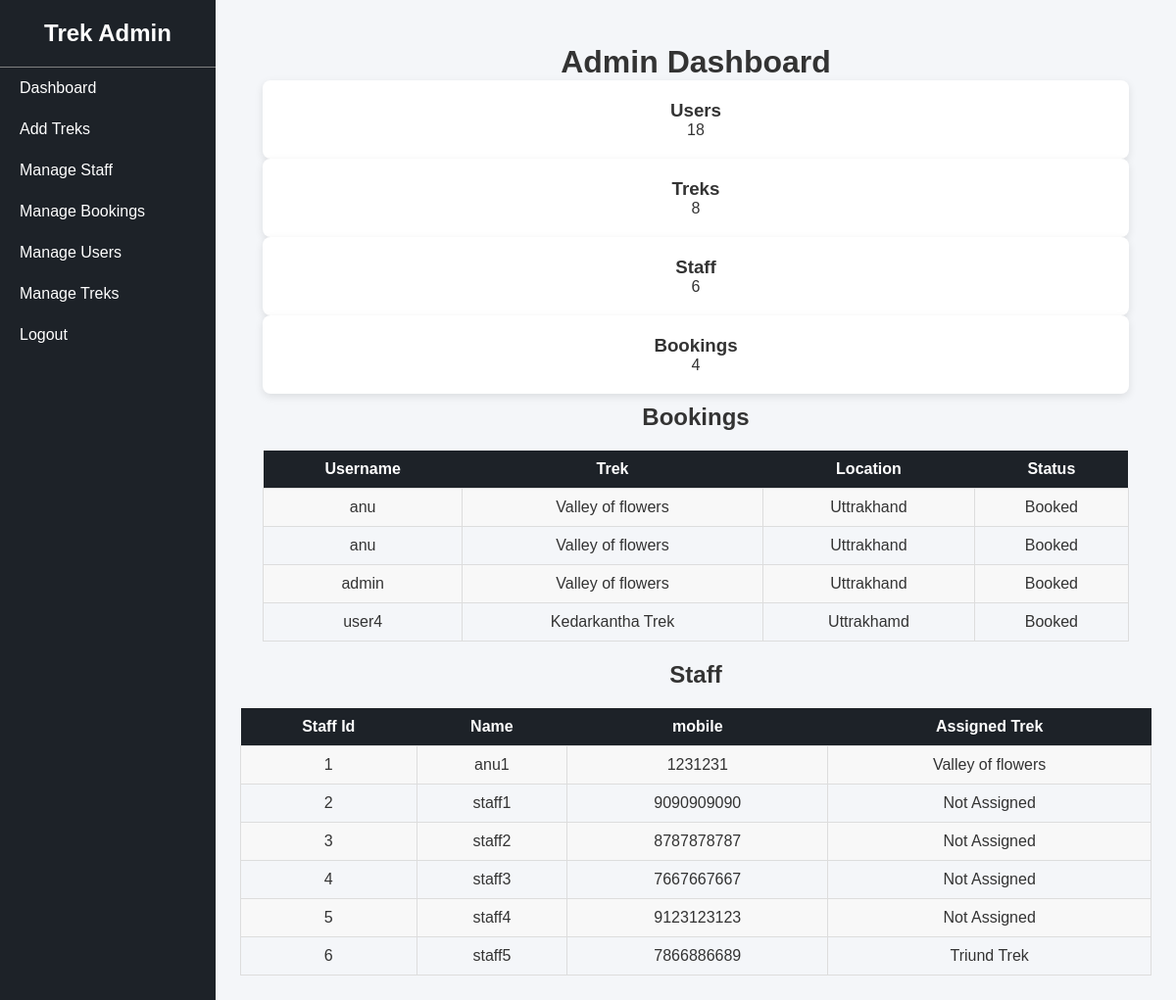
The app's page /admin_dashboard (signed in), older data.
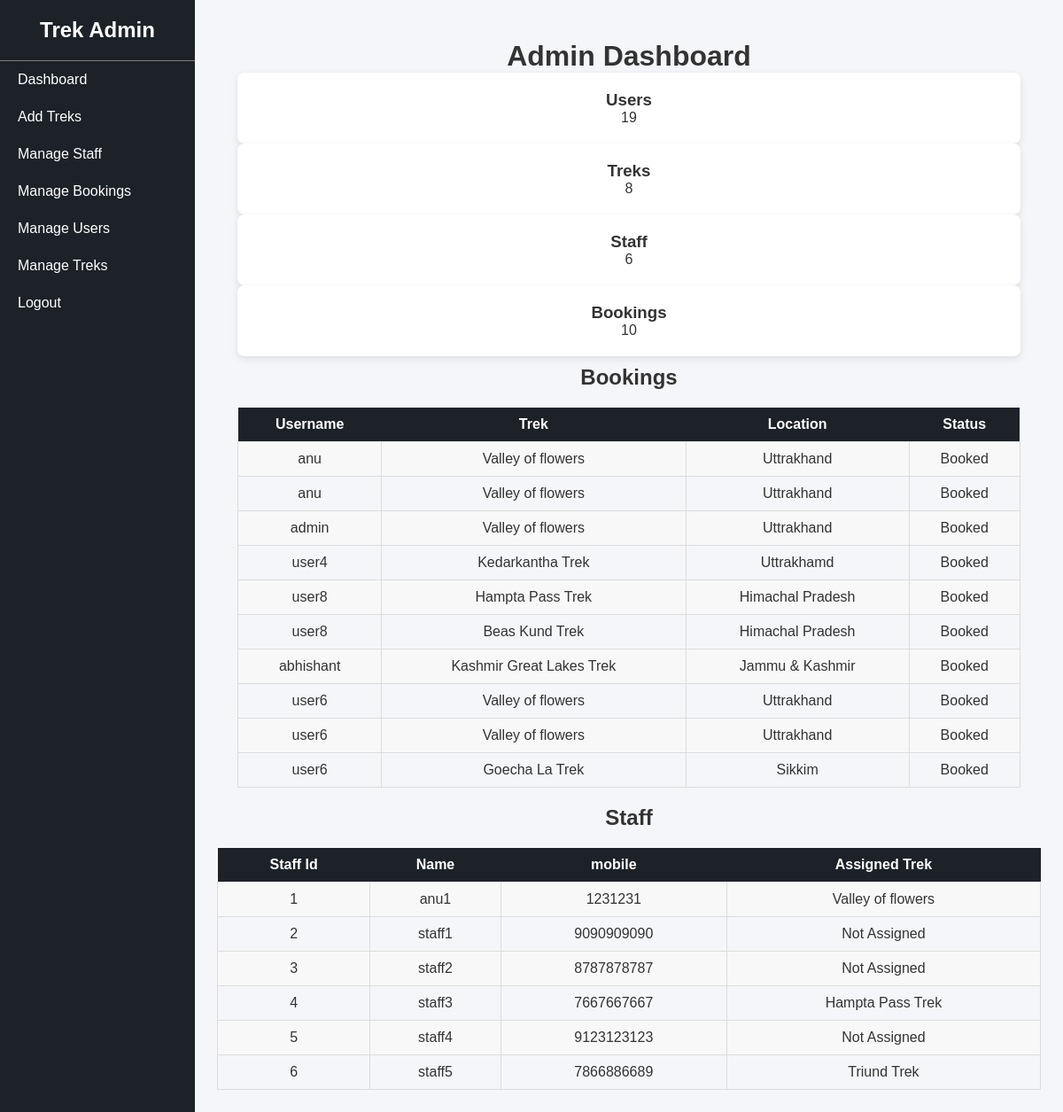
The same page, newer data.
### tables this page shows
CREATE TABLE bookings(
                 id INTEGER PRIMARY KEY AUTOINCREMENT,
                user_id INTEGER, 
                 username TEXT NOT NULL,
                 trek_id INTEGER,
                 booking_date DATE ,
                 status TEXT NOT NULL,
                 FOREIGN KEY(trek_id) REFERENCES treks(id),
                 FOREIGN KEY(user_id) REFERENCES users(id)
                 
                 );

CREATE TABLE treks(
                 id INTEGER PRIMARY KEY AUTOINCREMENT,
                 name TEXT NOT NULL,
                 location TEXT NOT NULL,
                 price INTEGER NOT NULL,
                 slots INTEGER NOT NULL,
                 difficulty TEXT NOT NULL,
                 duration INTEGER NOT NULL,
                 status TEXT NOT NULL DEFAULT 'Open',
                 assigned_staffID INTEGER NOT NULL,
                 start_date DATE ,
                 end_date DATE ,
                 description TEXT ,
                 FOREIGN KEY (assigned_staffID) REFERENCES staff(id)
                 );

CREATE TABLE staff(
                 id INTEGER PRIMARY KEY AUTOINCREMENT,
                 name TEXT NOT NULL,
                 mobile INTEGER,
                 assigned_trek TEXT ,
                 status TEXT NOT NULL);

### app.py (the view)
@app.route("/admin_dashboard")
def dashboard():
    if "user" not in session or session["user"] != "admin":
        return "Access Denied"
    conn = get_db_connnection()
    users_count = conn.execute("""
                SELECT COUNT(*) FROM users """).fetchone()[0]
    bookings_count = conn.execute("""
                SELECT COUNT(*) FROM bookings """).fetchone()[0]
    trek_count = conn.execute("""
                SELECT COUNT(*) FROM treks """).fetchone()[0]
    staff_count = conn.execute("""
                SELECT COUNT(*) FROM staff """).fetchone()[0]
    bookings = conn.execute("""SELECT bookings.username, treks.name, treks.location, treks.price, bookings.status
                    FROM bookings
                    JOIN treks ON bookings.trek_id = treks.id
                  """).fetchall()
    staff = conn.execute("""
                        SELECT * FROM staff """).fetchall()
    conn.close()
    return render_template("admin_dashboard.html",bookings=bookings,user_count=users_count,bookings_count=bookings_count,trek_count=trek_count,staff_count=staff_count,staff=staff)

### app.py (called while the page is built)
def get_db_connnection():
    conn = sqlite3.connect("database.db")
    conn.row_factory =sqlite3.Row
    return conn

### templates/admin_dashboard.html
{% extends "admin_base.html" %}
{% block content %}
<div id="admin-dashboard">
    <h1 id="admin_users" style="text-align: center;">Admin Dashboard</h1>
<div class="dashboard-cards">
    <div class="card">
        <h3>Users</h3>
        <p>{{ user_count }}</p>
    </div>
    <div class="card">
        <h3>Treks</h3>
        <p>{{ trek_count }}</p>
    </div>
    <div class="card">
        <h3>Staff</h3>
        <p>{{ staff_count }}</p>
    </div>
    <div class="card">
        <h3>Bookings</h3>
        <p>{{ bookings_count }}</p>
    </div>
</div>
<h2 style="text-align: center; padding-top: 10px;">Bookings</h2>
<table>
    <tr>
        <th>Username</th>
        <th>Trek</th>
        <th>Location</th>
        <th>Status</th>
    </tr>
    {% for b in bookings %}
    <tr>
        <td>{{ b["username"] }}</td>
        <td>{{ b["name"] }}</td>
        <td>{{ b["location"] }}</td>
        <td>{{ b["status"] }}</td>
    </tr>
    {% endfor %}
</table>
</div>
<h2 style="text-align: center;">Staff</h1>
    <table>
        <tr>
            <th>Staff Id</th>
            <th>Name</th>
            <th>mobile</th>
            <th>Assigned Trek</th>
        </tr>
        {% for s in staff %}
        <tr>
            <td>{{ s["id"] }}</td>
            <td>{{ s["name"] }}</td>
            <td>{{ s["mobile"] }}</td>
            <td>{{ s["assigned_trek"] }}</td>
        </tr>
        {% endfor %}
    </table>
{% endblock %}

Row changes from the older to the newer data that the page shows:
added bookings: username "user8", name "Hampta Pass Trek", location "Himachal Pradesh", status "Booked"
added bookings: username "user8", name "Beas Kund Trek", location "Himachal Pradesh", status "Booked"
added bookings: username "abhishant", name "Kashmir Great Lakes Trek", location "Jammu & Kashmir", status "Booked"
added bookings: username "user6", name "Valley of flowers", location "Uttrakhand", status "Booked"
added bookings: username "user6", name "Valley of flowers", location "Uttrakhand", status "Booked"
added bookings: username "user6", name "Goecha La Trek", location "Sikkim", status "Booked"
changed staff "staff3": assigned_trek "Not Assigned" → "Hampta Pass Trek"
Text that changed along with them:
{{ user_count }}: "18" → "19"
{{ bookings_count }}: "4" → "10"
